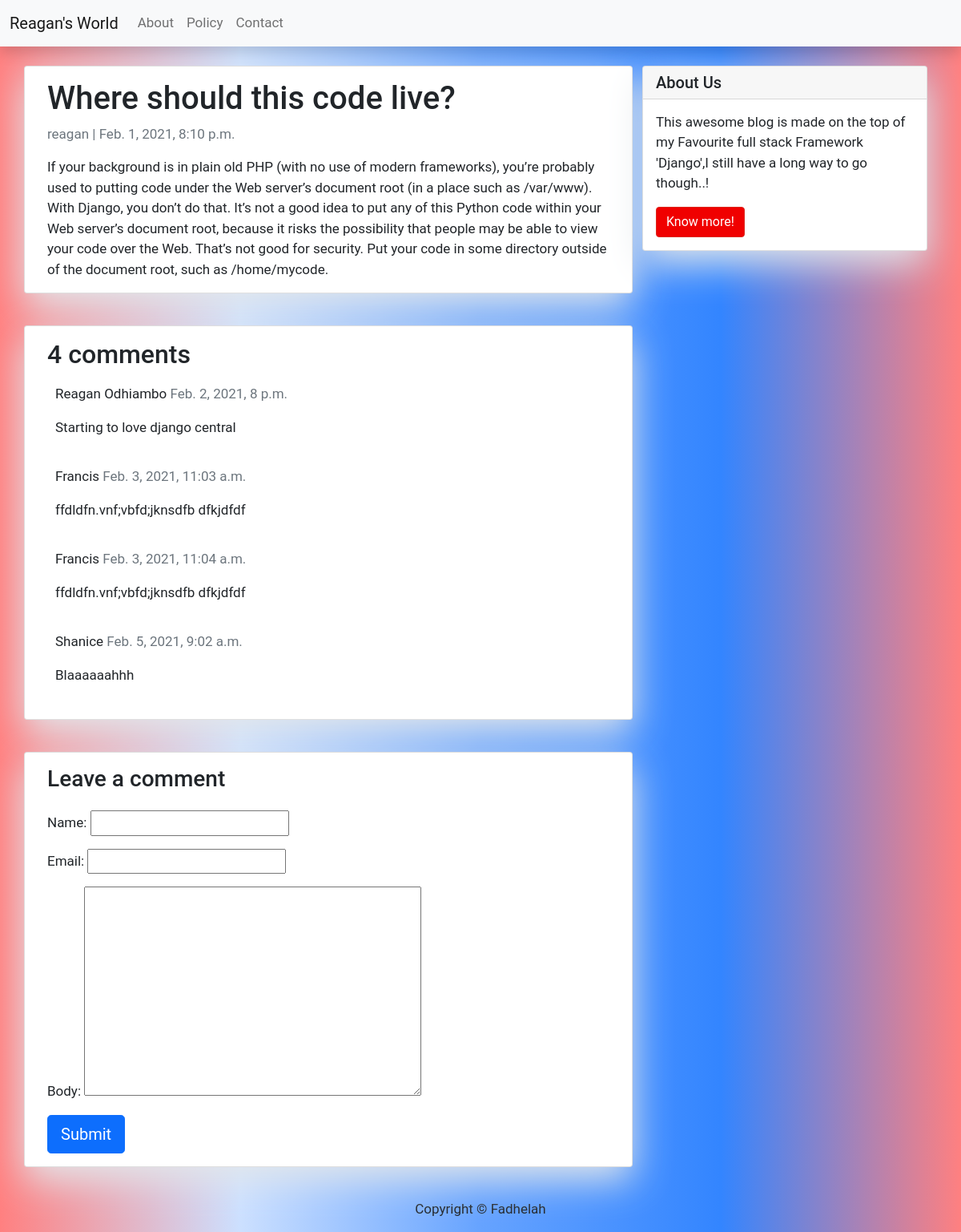
/blog/Blaaaa/, run on the app's committed database.
### blog/models.py (models this page shows, shortened)
class Post(models.Model):
    title = models.CharField(max_length=200, unique=True)
    slug = models.SlugField(max_length=200, unique=True)
    author = models.ForeignKey(User, on_delete=models.CASCADE, related_name='blog_posts')
    updated_on = models.DateTimeField(auto_now=True)
    content = models.TextField()
    created_on = models.DateTimeField(auto_now_add = True)
    status = models.IntegerField(choices=STATUS, default=0)
    class Meta:
        ordering= ['-created_on']

class Comment(models.Model):
    post = models.ForeignKey(Post,on_delete=models.CASCADE,related_name='comments')
    name = models.CharField(max_length=80)
    email = models.EmailField()
    body = models.TextField()
    created_on = models.DateTimeField(auto_now_add=True)
    active = models.BooleanField(default=False)
    class Meta:
        ordering = ['created_on']

### blog/views.py (the view)
# urls.py: path('blog/<slug:slug>/', views.postDetail,name='post_detail'),
def postDetail(request,slug):
    template_name = 'post_detail.html'
    post = get_object_or_404(Post, slug=slug)
    comments = post.comments.filter(active=True)
    new_comment = None
    if request.method=='POST':
        comment_form = CommentForm(request.POST)
        if comment_form.is_valid():
            new_comment=comment_form.save(commit=False)
            new_comment.post = post
            new_comment.save()
    else:
        comment_form = CommentForm()
    return render(request,template_name,{'post': post,
                                           'comments': comments,
                                           'new_comment': new_comment,
                                           'comment_form': comment_form})

### blog/forms.py
class CommentForm(forms.ModelForm):
    class Meta:
        model = Comment
        fields = ('name', 'email', 'body')

### blog/templates/post_detail.html (shortened to what this page needs)
{% extends 'base.html' %} {% block content %}
<div class="container">
    <div class="row">
        <div class="col-md-8 card my-4 left  top">
            <div class="card-body">
                <h1>{% block title %} {{ post.title }} {% endblock title %}</h1>
                <p class=" text-muted">{{ post.author }} | {{ post.created_on }}</p>
                <p class="card-text ">{{ post.content | safe }}</p>
            </div>
        </div>
        {% block sidebar %} {% include 'sidebar.html' %} {% endblock sidebar %}
        <div class="col-md-8 card mb-4  mt-3 ">
            <div class="card-body">
                <h2>{{ comments.count }} comments</h2>
                {% for comment in comments %}
                <div class="comments" style="padding: 10px;">
                    <p class="font-weight-bold">
                        {{ comment.name }}
                        <span class=" text-muted font-weight-normal">
                            {{ comment.created_on }}
                        </span>
                    </p>
                    {{ comment.body | linebreaks }}
                </div>
                {% endfor %}
            </div>
        </div>
        <div class="col-md-8 card mb-4  mt-3 ">
            <div class="card-body">
                {% if new_comment %}
                <div class="alert alert-success" role="alert">
                    Your comment is awaiting moderation
                </div>
                {% else %}
                <h3>Leave a comment</h3>
                <form method="post" style="margin-top: 1.3em;">
                    {{ comment_form.as_p }}
                    <button type="submit" class="btn btn-primary  btn-lg">Submit</button>
                </form>
                {% endif %}
            </div>
        </div>
    </div>
</div>
{% endblock content %}

### blog/templates/base.html (style rules this page uses)
body { font-family: "Roboto", sans-serif; font-size: 17px; background-image: linear-gradient(to right,#ff8080, #cce0ff, #66a3ff,#3385ff,#ff8080); }

### blog/templates/sidebar.html (style rules this page uses)
.card { box-shadow: 0 16px 48px #E3E7EB; }

### data on the page
Post: title "Where should this code live?", author "reagan", created_on "Feb. 1, 2021, 8:10 p.m.", content "If your background is in plain old PHP (with no use of modern frameworks), you’re probably used to putting code under the Web server’s document root (in a place such as /var/www). With Django, you don’t do that. It’s not a good idea to put any of this Python code within your Web server’s document root, because it risks the possibility that people may be able to view your code over the Web. That’s not good for security. Put your code in some directory outside of the document root, such as /home/mycode."
Comment: name "Reagan Odhiambo", created_on "Feb. 2, 2021, 8 p.m.", body "Starting to love django central"
Comment: name "Francis", created_on "Feb. 3, 2021, 11:03 a.m.", body "ffdldfn.vnf;vbfd;jknsdfb dfkjdfdf"
Comment: name "Francis", created_on "Feb. 3, 2021, 11:04 a.m.", body "ffdldfn.vnf;vbfd;jknsdfb dfkjdfdf"
Comment: name "Shanice", created_on "Feb. 5, 2021, 9:02 a.m.", body "Blaaaaaahhh"

### other printed values
{{ comments.count }} "4"
